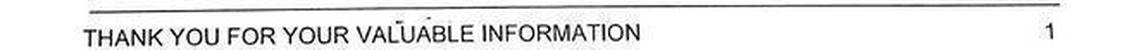
#> input picture Line_images/1.jpg, 1146 x 50 px, given in place of 3.jpg, which was not available
$ python -i textseg.py   (imports and definitions only)   (older library calls are emulated)
#> lines starting #> are read from the running program, lines starting #| are printed output that depends on the picture; after the words box and inside, x2 and y2 are one past the last pixel; in counts of white or black regions, pixels touching at a corner belong together; pictures that were not available may be replaced by others from this repository, and a replacement may not be noted
import numpy as np
import cv2
import os
import glob
from PIL import Image, ImageChops
import sys

def  Textseg():
	imageFolderPath = 'Line_images/'
	i=0

	j= len(glob.glob(imageFolderPath + '*.jpg')) - 1
	n=j   #n is total no.of lines
	while j>=0:
		img = cv2.imread(imageFolderPath + str(j) + '.jpg')
#> img is the input picture: shape (50, 1146, 3); min 0, max 255, mean 232
		l=n-j	#LINE NUMBER

		#iterate through images
		j-=1

		img2gray = cv2.cvtColor(img, cv2.COLOR_BGR2GRAY)
		ret, mask = cv2.threshold(img2gray, 40, 255, cv2.THRESH_BINARY)
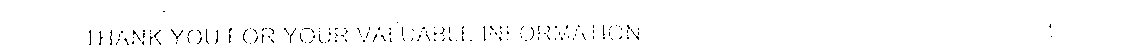
#> mask: shape (50, 1146); 98.5% white; black in thin lines or dots, all inside (x1, y1, x2, y2) = (89, 11, 1052, 45)
		image_final = cv2.bitwise_and(img2gray, img2gray, mask=mask)
		ret, new_img = cv2.threshold(image_final, 180, 255, cv2.THRESH_BINARY)  # for black text , cv.THRESH_BINARY_INV
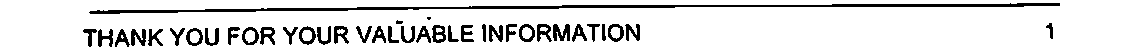
#> new_img: shape (50, 1146); 87.9% white; 38 black regions (1 under 20 px)


		kernel = np.ones((1,1), np.uint8)
		#kernel = cv2.getStructuringElement(cv2.MORPH_CROSS, (1,1))  # to manipulate the orientation of dilution , large x means horizonatally dilating  more, large y means vertically dilating more
		eroded = cv2.erode(new_img, kernel, iterations=3)  # dilate , more the iteration more the dilation
		#cv2.imshow('final1',eroded)
		dilated = cv2.dilate(eroded, kernel, iterations=1)

		#cv2.imshow('final',dilated)
		# for cv2.x.x

		(_,contours, hierarchy) = cv2.findContours(dilated,  cv2.RETR_TREE, cv2.CHAIN_APPROX_NONE)  # get contours
#> contours = 53 contours, 8 with area under 20; largest, box (x1, y1, x2, y2) and area: (0, 0, 1146, 50) 56105, (88, 2, 1061, 15) 3647, (241, 26, 260, 46) 268, (298, 25, 317, 46) 267, (185, 27, 204, 47) 266

		# for cv3.x.x comment above line and uncomment line below

		#image, contours, hierarchy = cv2.findContours(dilated,cv2.RETR_EXTERNAL,cv2.CHAIN_APPROX_NONE)
		img_copy=img.copy()
		img_copy2=img.copy()
		bounding_boxes = []
		bounding_boxes_final=[]
		for contour in contours:
			# get rectangle bounding contour
			[x, y, w, h] = cv2.boundingRect(contour)

			# Don't plot small false positives that aren't text
			if w < 2 or h < 10:
			    continue
			# Don't plot Large false positives that aren't text
			elif w >40 or h > 40:
			    continue

			# draw rectangle around contour on original image
			cv2.rectangle(img_copy, (x, y), (x + w, y + h), (0, 0, 255), 1)
			bounding_boxes.append((x,y,w,h))
#> this loop made 53 passes
#> (x, y, w, h) on passes 1 to 12: (0, 0, 1146, 50), (147, 28, 17, 19), (130, 28, 17, 19), (114, 28, 17, 20), (121, 35, 3, 4), (97, 28, 17, 20), (82, 28, 16, 20), (204, 27, 16, 20), (185, 27, 19, 20), (190, 31, 10, 12), (169, 27, 17, 20), (282, 26, 17, 20)
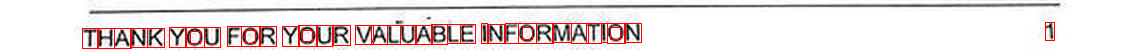
#> img_copy: shape (50, 1146, 3); 4.16% of pixels changed, all inside (x1, y1, x2, y2) = (82, 22, 1055, 49)
#> after the loop, bounding_boxes = 40 items, first 6: (147, 28, 17, 19), (130, 28, 17, 19), (114, 28, 17, 20), (97, 28, 17, 20), (82, 28, 16, 20), (204, 27, 16, 20)
		cv2.imshow('Detected text', img_copy)
		cv2.waitKey(0)

		#sort bounding boxes
		if(len(bounding_boxes) <= 1):
			continue
		max_width = max(bounding_boxes, key=lambda r: r[0] + r[2])[0]
#> max_width = 1045
		max_height = max(bounding_boxes, key=lambda r: r[3])[3]
#> max_height = 21

		nearest = max_height * 1.4
#> nearest = 29.4
		bounding_boxes.sort(key=lambda r: (int(nearest * round(float(r[1])/nearest)) * max_width + r[0]))

		path = 'Images/'
		#print(len(bounding_boxes))
		#group boxes
		line=[]
		#print(bounding_boxes)
		os.system('mkdir -p Images/'+str(l).zfill(4))
		p_x,p_y,p_w,p_h=bounding_boxes[0][0],bounding_boxes[0][1],bounding_boxes[0][2],bounding_boxes[0][3]
#> p_x = 82; p_y = 28; p_w = 16; p_h = 20
		i=0
		for (x, y, w, h) in bounding_boxes:

			if(x>p_x ):
				if(y>p_y):
					if((x+w) < (p_x+p_w)):
						if((y+h) < (p_y+p_h)):
							cv2.rectangle(img_copy2, (x, y), (x + w, y + h), (0, 255, 0), 1)
					else:
						p_x,p_y,p_w,p_h=x,y,w,h
						cv2.rectangle(img_copy2, (x, y), (x + w, y + h), (0, 0, 255), 1)
						bounding_boxes_final.append((x,y,w,h))
				else:
					p_x,p_y,p_w,p_h=x,y,w,h
					cv2.rectangle(img_copy2, (x, y), (x + w, y + h), (0, 0, 255), 1)
					bounding_boxes_final.append((x,y,w,h))


			else:
				p_x,p_y,p_w,p_h=x,y,w,h
				cv2.rectangle(img_copy2, (x, y), (x + w, y + h), (0, 0, 255), 1)
				bounding_boxes_final.append((x,y,w,h))
				i=i+1
#> this loop made 40 passes
#> (x, y, w, h, p_x, p_y, p_w, p_h) on pass 1: (82, 28, 16, 20, 82, 28, 16, 20)
#> (x, y, w, h, p_x, p_y, p_w, p_h) on passes 2 to 7: (97, 28, 17, 20, 97, 28, 17, 20), (114, 28, 17, 20, 114, 28, 17, 20), (130, 28, 17, 19, 130, 28, 17, 19), (147, 28, 17, 19, 147, 28, 17, 19), (169, 27, 17, 20, 169, 27, 17, 20), (185, 27, 19, 20, 185, 27, 19, 20)
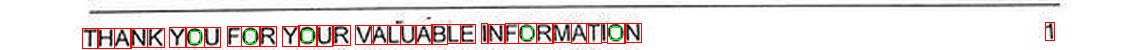
#> img_copy2: shape (50, 1146, 3); 4.16% of pixels changed, all inside (x1, y1, x2, y2) = (82, 22, 1055, 49)
#> after the loop, bounding_boxes_final = 35 items, first 6: (82, 28, 16, 20), (97, 28, 17, 20), (114, 28, 17, 20), (130, 28, 17, 19), (147, 28, 17, 19), (169, 27, 17, 20); i = 1
		cv2.imshow('Logic', img_copy2)
		cv2.waitKey(0)
		line=[]
		i=0
		os.system('mkdir -p Images/'+str(l).zfill(4))
		for (x, y, w, h) in bounding_boxes_final:

			crop = img[y:y+h, x:x+w]
			line.append((x,y,w,h))
			cv2.imwrite('crop.jpg',crop)

			F_OUT = os.path.join(path ,str(l).zfill(4)+'/'+str(i).zfill(4)+'.jpg')

			size = (20,20)

			image = Image.open('crop.jpg')
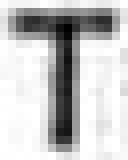
#> image: PIL image 16x20 RGB (shown 8 times larger); min 0, max 255, mean 198.1
			image.thumbnail(size, Image.ANTIALIAS)
			image_size = image.size
#> image_size = (16, 20)

			thumb = image.crop( (0, 0, size[0], size[1]) )
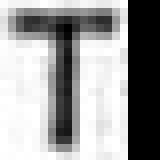
#> thumb: PIL image 20x20 RGB (shown 8 times larger); min 0, max 255, mean 158.4

			offset_x = max( (size[0] - image_size[0]) // 2, 2 )
#> offset_x = 2
			offset_y = max( (size[1] - image_size[1]) // 2, 2 )
#> offset_y = 2
			offset_tuple = (offset_x, offset_y) #pack x and y into a tuple
#> offset_tuple = (2, 2)
			# create the image object to be the final product
			final_thumb = Image.new(mode='RGB',size=size,color=(255,255,255,0))
#> final_thumb: PIL image 20x20 RGB; every value is 255
			# paste the thumbnail into the full sized image
			final_thumb.paste(image, offset_tuple)
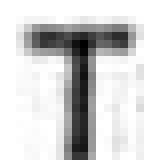
#> final_thumb: PIL image 20x20 RGB (shown 8 times larger); min 0, max 255, mean 210.8

			#thumb = ImageChops.offset(thumb, offset_x, offset_y)
			final_thumb.save(F_OUT)

			i=i+1
		#print(line)
		cv2.destroyWindow("Detected text")
		cv2.destroyWindow("Logic")


#textSeg()
	#cv2.waitKey(0)

>>> result = Textseg()
